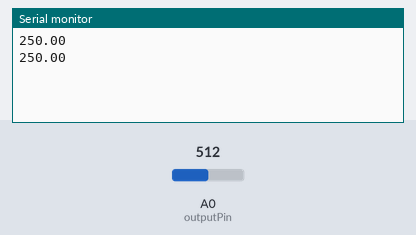
A sketch run on a simulated Arduino Uno, built with avr-gcc and run on an emulated ATmega328P. Parts: the last lines printed to the serial monitor. The inputs (shaded band) are chosen by the test bench; at power-on: A0 (outputPin) = 512.

Above: at 5.8 s.
5.9 s: A0 (outputPin) set to 716
At 10.7 s:
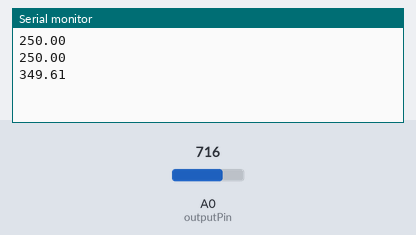
11.9 s: A0 (outputPin) set to 900
At 15.7 s:
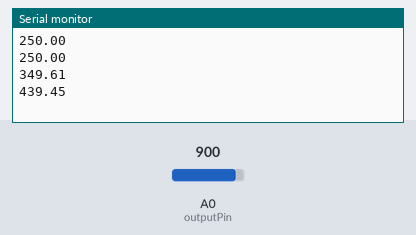
Timing chart, 0 to 17.2 s (numbered marks = the images above; inputs shaded):
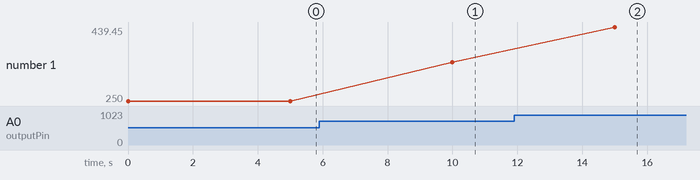

Measured:
- after the input at 5.9 s, the serial monitor: prints a new line after 4.1 s (image 1)
- after the input at 11.9 s, the serial monitor: prints a new line after 3.1 s (image 2)
- plotted number 1: 250 → 349.61 after the input at 5.9 s, 349.61 → 439.45 after the input at 11.9 s

The sketch:

lm35-temperature-sensor.ino
```cpp
#define SERIAL_BAUDRATE 9600

int outputPin = 0;

void setup() {
  Serial.begin(SERIAL_BAUDRATE);
}

void loop() {
  int rawvoltage = analogRead(outputPin);
  float millivolts= (rawvoltage/1024.0) * 5000;
  float celsius= millivolts/10;
  Serial.println(celsius);
  delay(5000);
}
```
